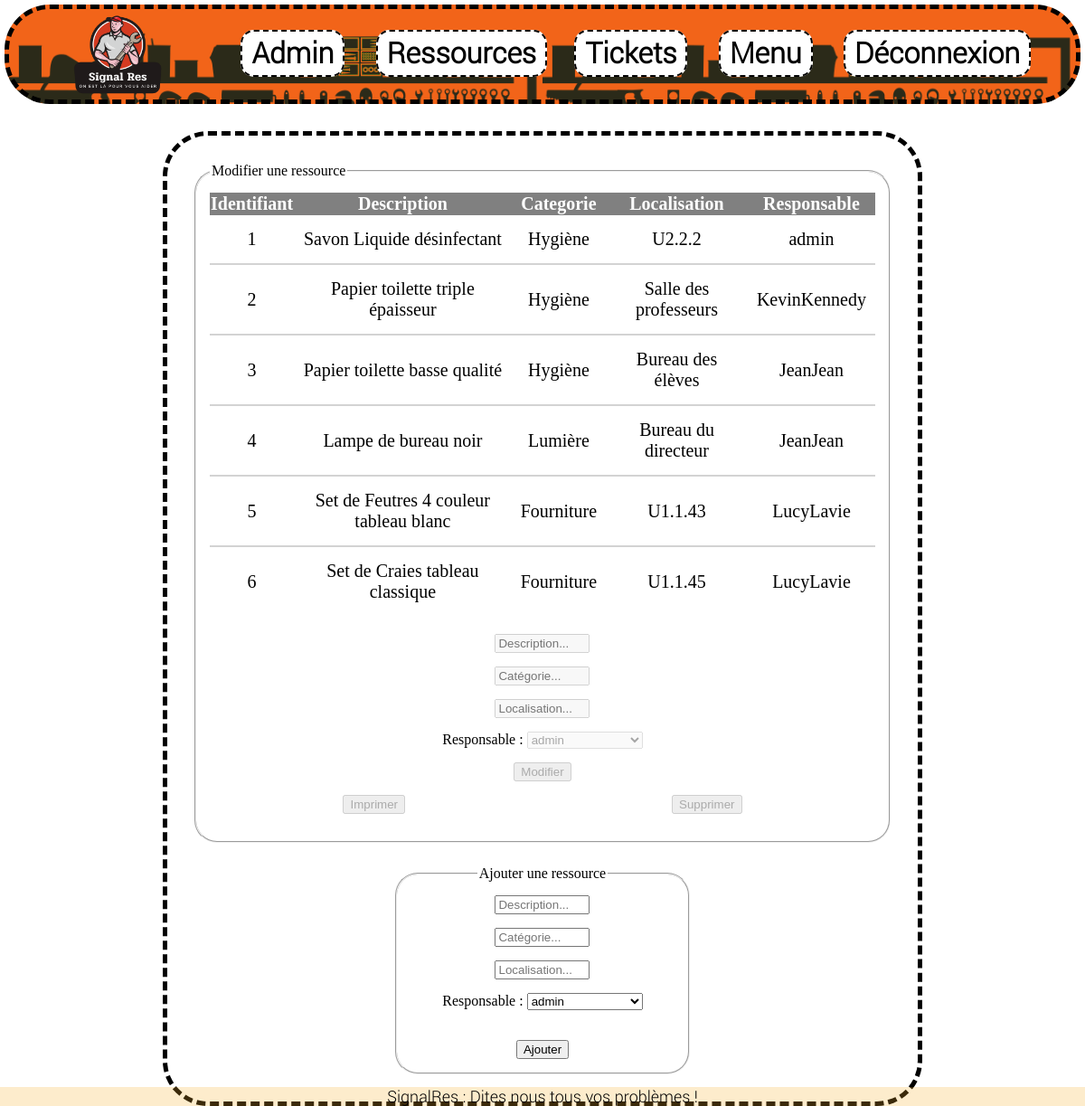
Page /ressource (signed in) on the committed database.
### tables this page shows
CREATE TABLE res (
    idres INT PRIMARY KEY NOT NULL AUTO_INCREMENT,
    description VARCHAR(50),
    categorie VARCHAR(10),
    localisation VARCHAR(25),  
    iduser INT DEFAULT 1,
    CONSTRAINT FK_iduserres FOREIGN KEY (iduser) REFERENCES users(iduser)
    ON UPDATE CASCADE ON DELETE SET NULL
);

CREATE TABLE users (
    iduser INT PRIMARY KEY NOT NULL AUTO_INCREMENT,
    username VARCHAR(50),
    mdp VARCHAR(100)
);

### controllers/ResController.php (called while the page is built, shortened)
<?php
require_once('MainController.php');
require_once(__DIR__.'/../models/ResModel.php');
require_once(__DIR__.'/../models/UserModel.php');
class ResController extends MainController {
    private ResModel $resModel;
    public function __construct() {
        $this->resModel = new ResModel();
    }
    public function render($cssInclude = null, $jsInclude = null, $content = null) {
        if ($_SESSION['username'] === 'admin') {
            $res = $this->resModel->getAll();
            $users = (new UserModel())->getUsernames();
        } else {
            $res = $this->resModel->getValues("iduser", $_SESSION['iduser']);
        }
        $cssIncludes = ['/public/css/res.css'];
        $jsIncludes = ['/public/js/res.js'];
        require(__DIR__.'/../views/ResView.php');
        $content = ob_get_clean();
        parent::render($cssIncludes, $jsIncludes, $content);
    }
}
?>

### models/MainModel.php (called while the page is built, shortened)
<?php
abstract class MainModel {
    private $host = "localhost";
    private $db_name = "projet";
    private $username = "projet";
    private $password = "tejorp";
    function __construct(String $table) {
        $this->table = $table;
    }
    public function setConnection(){
        try{
            $this->connexion = new PDO("mysql:host=" . $this->host .
                    ";dbname=" . $this->db_name, $this->username, $this->password,
                    array(PDO::ATTR_ERRMODE => PDO::ERRMODE_WARNING));
        } catch(PDOException $exception){
            echo "Erreur de connexion : " . $exception->getMessage();
        }
    }
}
?>

### models/ResModel.php (called while the page is built, shortened)
<?php
    require_once('MainModel.php');
    class ResModel extends MainModel {
        public function getAll(){
            $sql = 'SELECT idres, description, categorie, localisation,
                    username FROM res, users WHERE res.iduser = users.iduser;';
            $query = $this->connexion->prepare($sql);
            $query->execute();
            return $query->fetchAll(PDO::FETCH_ASSOC);
        }
    }
?>

### models/UserModel.php (called while the page is built, shortened)
<?php
    require_once('MainModel.php');
    class UserModel extends MainModel {
        public function getUsernames() {
            $sql = "SELECT username FROM " . $this->table;
            $query = $this->connexion->prepare($sql);
            $query->execute();
            return $query->fetchAll(PDO::FETCH_NUM);
        }
    }
?>

### controllers/MainController.php (called while the page is built, shortened)
<?php
    abstract class MainController {
        protected function render($cssIncludes, $jsIncludes, $content) {
            $session=false;
            $admin=false;
            if(isset($_SESSION['iduser']) && $_SESSION['iduser']!=null) {
                $session=true;
                if($_SESSION['iduser']==1) {
                    $admin=true;
                }
            }
            require(__DIR__.'/../views/MainView.php');
        }
    }
?>

### views/ResView.php (the view, shortened to what this page needs)
<fieldset id="updateRes">
    <legend>Modifier une ressource</legend>
    <table>
        <thead>
            <tr>
                <th colspan="1">Identifiant</th>
                <th colspan="1">Description</th>
                <th colspan="1">Categorie</th>
                <th colspan="1">Localisation</th>
                <th colspan="1">Responsable</th>
            </tr>
        </thead>
        <tbody>
            <?php
                if ($res != null) {
                    foreach ($res as $ressource) {
                        echo('<tr>');
                        foreach ($ressource as $key => $category) {
                            echo('<td>'.$category.'</td>');
                        }
                        echo('</tr>');
                    }
                }
            ?>
        </tbody>
    </table>
    <div class="modification">
        <form action="/update/res" method="post" class="modification">
            <fieldset>
                <input type="text" name="desc"
                    placeholder="Description..." size="10" />
                <br>
                <input type="text" name="cat"
                    placeholder="Catégorie..." size="10" />
                <br>
                <input type="text" name="loc"
                    placeholder="Localisation..." size="10" />
                <br>
                <?php if (isset($users)) {?>
                <label for="resp">Responsable :</label>
                <select name="resp">
                    <?php
                        foreach ($users as $key => $user) {
                            echo('<option value="'.$user[0].'">'.$user[0].'</option>');
                        }
                    ?>
                </select>
                <br>
                <?php } ?>
                <input type="submit" value="Modifier"/>
            </fieldset>
        </form>
        <div id="gestionButtons">
            <form action="" method="post" id="impr" target="_blank">
                <fieldset>
                    <input type="submit" value="Imprimer"/>
                </fieldset>
            </form>
            <form action="/delete/res" method="post">
                <fieldset>
                    <input type="submit" value="Supprimer"/>
                </fieldset>
            </form>
        </div>
    </div>
</fieldset>
    <form method="post" action="/add/res" id="addRes">
        <fieldset>
            <legend>Ajouter une ressource</legend>
            <input type="text" name="desc" placeholder="Description..." size="10"/>
            <br>
            <input type="text" name="cat" placeholder="Catégorie..." size="10"/>
            <br>
            <input type="text" name="loc" placeholder="Localisation..." size="10"/>
            <br>
            <?php if (isset($users)) {?>
                <label for="resp">Responsable :</label>
                <select name="resp">
                    <?php
                        foreach ($users as $key => $user) {
                            echo('<option value="'.$user[0].'">'.$user[0].'</option>');
                        }
                    ?>
                </select>
                <br>
            <?php } ?>
            <br>
            <input type="submit" value="Ajouter"/>
        </fieldset>
    </form>
</div>

### Router.php (shortened to what this page needs)
<?php
    $url = explode('/', $_SERVER['REQUEST_URI']);
    $pages = [
        ["", "MenuController"],
        ["menu", "MenuController"],
        ["login", "LoginController"],
        ["admin", "AdminController"],
        ["ressource", "ResController"],
        ["tickets", "TicketsController"]
    ];
    foreach ($pages as $page) {
        if ( $url[1] === $page[0] ) {
            $controller = new $page[1]();
            $controller->render();
            exit;
        }
    }
    exit;
?>

### views/MainView.php (shortened to what this page needs)
<!DOCTYPE html>
<html>
    <head>
        <link href="/public/css/main.css" rel="stylesheet" />
        <?php
            if ($cssIncludes != null) {
                foreach ($cssIncludes as $file) {
                    echo('<link href="'.$file.'" rel="stylesheet">');
                }
            }
        ?>
    </head>
    <body>
        <header class="mainHeader">
            <img class="logo" src="/public/images/logo.png">
            <div class="navigation">
                <?php if($admin) {
                        echo('<a href="/admin">Admin</a>');
                    }
                ?>
                <?php if($session) {
                        echo('<a href="/ressource">Ressources</a>');
                        echo('<a href="/tickets">Tickets</a>');
                    }
                ?>
                <a href="/menu">Menu</a>
                <?php if($session) {
                        echo('<a href="/logout">Déconnexion</a>');
                    } else {
                        echo('<a href="/login">Connexion</a>');
                    }
                ?>
            </div>
        </header>
        <div class="content">
            <?= $content ?>
        <div class="footer">
            SignalRes : Dites nous tous vos problèmes !
        </div>
    </body>
</html>

### public/css/main.css (style rules this page uses)
html,body, footer { margin: 0px; padding: 0px; }
.mainHeader { position: sticky; top: 0; height: 100px; font-family: 'Outfit', sans-serif; background-size: 50%; background-image: url(../images/outils.png); background-blend-mode: darken; background-color: #F26419; border: 5px dashed black; border-radius: 50px; margin: 5px 5px 5px 5px; padding: 0 50px 0 50px; }
.logo { width: 100px; margin-left: 20px; }
.navigation { position: absolute; float: right; right:20px; top: 30%; }
.mainHeader a { font-family: 'Roboto'; text-decoration: none; font-weight: bold; font-size: xx-large; color: black; background-color: white; border: 2px dashed black; border-radius: 15px; padding: 5px 10px 5px 10px; margin-right: 30px; }
.footer { position: fixed; right: 0; bottom: 0; left: 0; background-color: #f6b02d3d; text-align: center; font-family: 'Roboto'; font-size: 18px; }
.content { display: block; margin: 30px 15% 0 15%; background-color: white; border: 5px dashed black; border-radius: 50px; padding: 30px; }

### public/css/res.css (style rules this page uses)
table { font-size: 20px; margin-left: auto; margin-right: auto; text-align: center; border-collapse: collapse; }
thead,tfoot { background-color: gray; color: #fff; }
tbody tr { cursor: pointer; }
td { border: 2px solid lightgray; }
#updateRes { width: fit-content; margin-left: auto; margin-right: auto; border-radius: 25px; padding: 15px; }
#updateRes table { width: fit-content; margin-left: auto; margin-right: auto; margin-bottom: 20px; border: none; }
#updateRes tr:first-child * { border-top: none; }
#updateRes td { padding: 15px 10px 15px 10px; border-left: none; border-right: none; }
#updateRes tr:last-child * { border-bottom: none; }
#updateRes fieldset { border: none; width: fit-content; height: fit-content; }
fieldset { padding: 0 50px 0 50px; }
form { width: fit-content; text-align: center; margin-left: auto; margin-right: auto; }
input, select { margin-bottom: 15px; }
#addRes { width: fit-content; margin-left: auto; margin: 25px auto auto auto; }
#addRes fieldset { border-radius: 25px; padding-top: 15px; }
#gestionButtons { display: flex; }

### rows in the picture
res: idres "1", description "Savon Liquide désinfectant", categorie "Hygiène", localisation "U2.2.2", iduser.username "admin"
res: idres "2", description "Papier toilette triple épaisseur", categorie "Hygiène", localisation "Salle des professeurs", iduser.username "KevinKennedy"
res: idres "3", description "Papier toilette basse qualité", categorie "Hygiène", localisation "Bureau des élèves", iduser.username "JeanJean"
res: idres "4", description "Lampe de bureau noir", categorie "Lumière", localisation "Bureau du directeur", iduser.username "JeanJean"
res: idres "5", description "Set de Feutres 4 couleur tableau blanc", categorie "Fourniture", localisation "U1.1.43", iduser.username "LucyLavie"
res: idres "6", description "Set de Craies tableau classique", categorie "Fourniture", localisation "U1.1.45", iduser.username "LucyLavie"

### other values in the picture
form field resp "admin"
